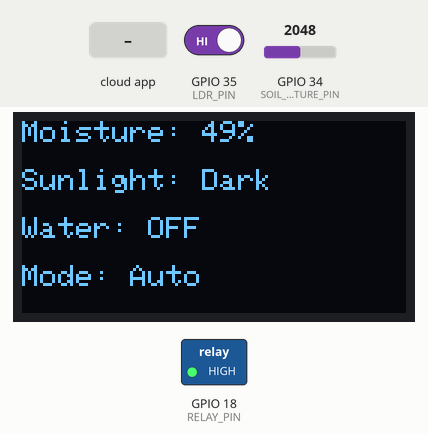
Simulated run of this sketch. Board: ESP32. Parts: 128×64 one-colour display, switched loads named in the sketch (green lamp = pin HIGH). Inputs (shaded band) come from the test bench; at power-on: GPIO 35 (LDR_PIN) HIGH, GPIO 34 (SOIL_MOISTURE_PIN) = 2048. WiFi joins after 1.5 s; servers stay silent unless stated; what the sketch prints to the serial monitor is not drawn.

Above: at 2.7 s.
2.8 s: GPIO 35 (LDR_PIN) driven LOW
At 3.9 s:
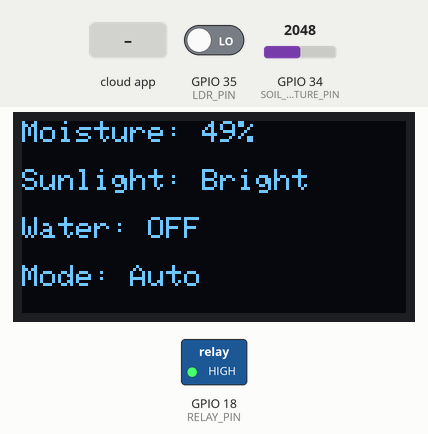
4.4 s: GPIO 34 (SOIL_MOISTURE_PIN) set to 2809
At 5.7 s:
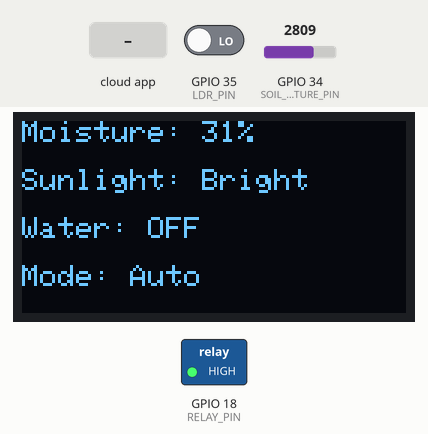
6.0 s: GPIO 34 (SOIL_MOISTURE_PIN) set to 2893
At 6.5 s:
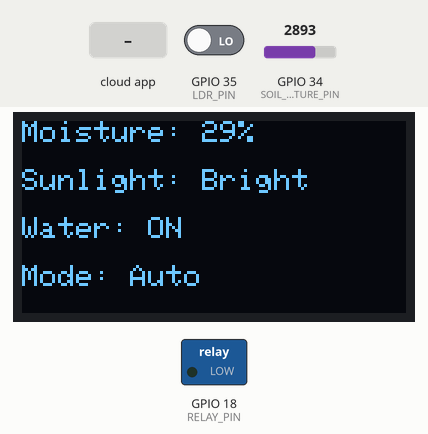
7.5 s: the phone or cloud app sets water to 0
At 8.4 s:
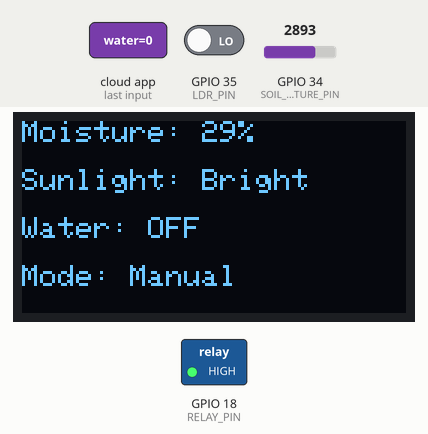
9.1 s: the phone or cloud app sets water to 1
At 10.3 s:
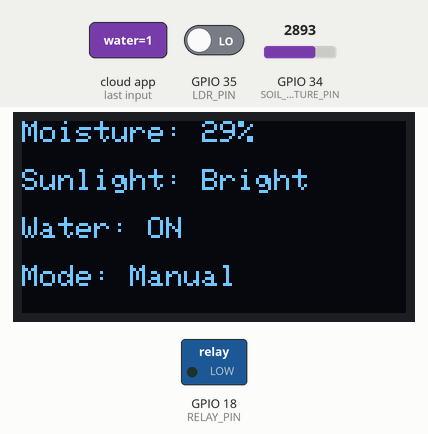
10.7 s: GPIO 35 (LDR_PIN) driven HIGH
At 12.3 s:
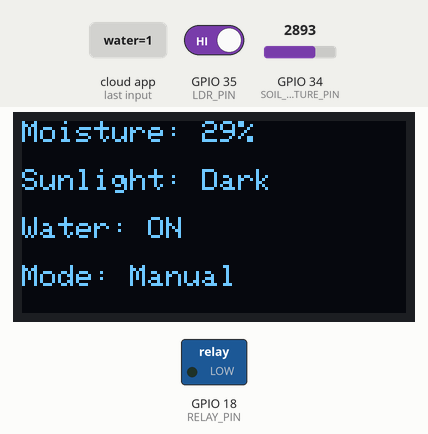
Timing chart, 0 to 13.3 s (numbered marks = the images above; inputs shaded):
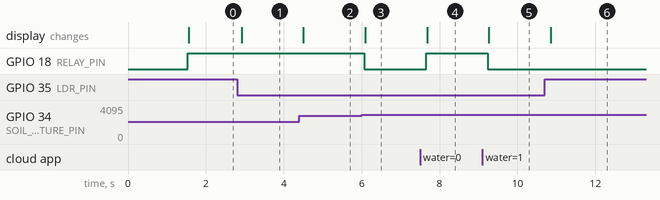

The sketch:

Smart_Irrigation_System.ino
```cpp
#include "arduino_secrets.h"
#include <splash.h>
#include "thingProperties.h"
#include <Wire.h>
#include <Adafruit_GFX.h>
#include <Adafruit_SSD1306.h>

#define RELAY_PIN 18         // GPIO pin for relay
#define SOIL_MOISTURE_PIN 34 // ADC pin for soil moisture sensor
#define LDR_PIN 35           // LDR sensor pin (Digital Output)
#define SCREEN_WIDTH 128
#define SCREEN_HEIGHT 64
#define OLED_RESET -1       // Reset pin (not used with I2C)
#define SCREEN_ADDRESS 0x3C // I2C address for OLED display

Adafruit_SSD1306 display(SCREEN_WIDTH, SCREEN_HEIGHT, &Wire, OLED_RESET);

bool manualControl = false; // Track if manual mode is enabled

void setup() {
  Serial.begin(115200);
  delay(1500);

  pinMode(RELAY_PIN, OUTPUT_OPEN_DRAIN);
  pinMode(LDR_PIN, INPUT);

  initProperties();
  ArduinoCloud.begin(ArduinoIoTPreferredConnection);

  setDebugMessageLevel(2);
  ArduinoCloud.printDebugInfo();

  if (!display.begin(SSD1306_SWITCHCAPVCC, SCREEN_ADDRESS)) {
    Serial.println("SSD1306 allocation failed");
    for (;;);
  }

  Serial.println("\nConnected to WiFi!");
  Serial.print("IP Address: ");
  Serial.println(WiFi.localIP());

  display.clearDisplay();
  display.setTextSize(1);
  display.setTextColor(SSD1306_WHITE);
}

void loop() {
  ArduinoCloud.update();

  int sensorValue = analogRead(SOIL_MOISTURE_PIN);
  moisture = map(sensorValue, 4095, 0, 0, 100);

  int ldrState = digitalRead(LDR_PIN);
  sunlight = (ldrState == LOW); // Inverted sunlight state

  Serial.print("Moisture: ");
  Serial.print(moisture);
  Serial.println("%");

  Serial.print("Sunlight: ");
  Serial.println(sunlight ? "Bright" : "Dark");

  if (!manualControl) { // Only execute auto mode if manual mode is off
    if (moisture < 30 && sunlight) {
      water = true;
    } else {
      water = false;
    }
    digitalWrite(RELAY_PIN, water ? LOW : HIGH);
  }

  display.clearDisplay();
  display.setCursor(0, 0);
  display.print("Moisture: ");
  display.print(moisture);
  display.println("%");

  display.setCursor(0, 16);
  display.print("Sunlight: ");
  display.print(sunlight ? "Bright" : "Dark");

  display.setCursor(0, 32);
  display.print("Water: ");
  display.print(water ? "ON" : "OFF");

  display.setCursor(0, 48);
  display.print("Mode: ");
  display.print(manualControl ? "Manual" : "Auto");

  display.display();
  delay(200);
}

void onWaterChange() {
  manualControl = true; // Enable manual mode when the dashboard toggles water
  digitalWrite(RELAY_PIN, water ? LOW : HIGH);
}
```

arduino_secrets.h
```cpp
#define SECRET_DEVICE_KEY "MZHeiP#eaGffDNkF?nUU@@8vr"
#define SECRET_OPTIONAL_PASS "22622611"
#define SECRET_SSID "Dialog 4G 788"
```

thingProperties.h
```cpp
// Code generated by Arduino IoT Cloud, DO NOT EDIT.

#include <ArduinoIoTCloud.h>
#include <Arduino_ConnectionHandler.h>

const char DEVICE_LOGIN_NAME[]  = "723b604c-f300-4017-bb1b-8304e9b82971";

const char SSID[]               = SECRET_SSID;    // Network SSID (name)
const char PASS[]               = SECRET_OPTIONAL_PASS;    // Network password (use for WPA, or use as key for WEP)
const char DEVICE_KEY[]  = SECRET_DEVICE_KEY;    // Secret device password

void onWaterChange();

int moisture;
bool sunlight;
bool water;

void initProperties(){

  ArduinoCloud.setBoardId(DEVICE_LOGIN_NAME);
  ArduinoCloud.setSecretDeviceKey(DEVICE_KEY);
  ArduinoCloud.addProperty(moisture, READ, ON_CHANGE, NULL);
  ArduinoCloud.addProperty(sunlight, READ, ON_CHANGE, NULL);
  ArduinoCloud.addProperty(water, READWRITE, ON_CHANGE, onWaterChange);

}

WiFiConnectionHandler ArduinoIoTPreferredConnection(SSID, PASS);
```

Measured:
- the behaviour switches between 2866 and 2867 on GPIO 34 (SOIL_MOISTURE_PIN) (found by bisection; images 2 and 3)
- after the input at 2.8 s, the display: changes after 0.12 s (image 1)
- after the input at 4.4 s, the display: changes after 0.10 s (image 2)
- after the input at 6.0 s, GPIO 18 (RELAY_PIN): HIGH → LOW after 0.07 s; the display: changes after 0.09 s (image 3)
- after the input at 7.5 s, GPIO 18 (RELAY_PIN): LOW → HIGH after 0.15 s; the display: changes after 0.18 s (image 4)
- after the input at 9.1 s, GPIO 18 (RELAY_PIN): HIGH → LOW after 0.14 s; the display: changes after 0.16 s (image 5)
- after the input at 10.7 s, the display: changes after 0.15 s (image 6)
